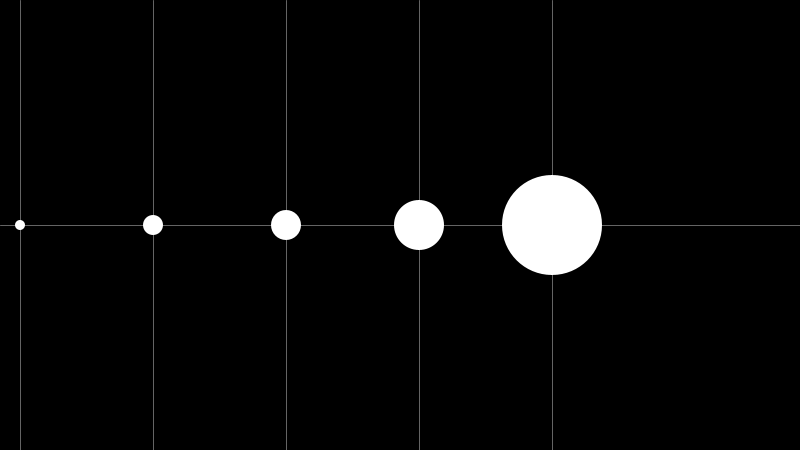
Frame 1 (no input)
Frame 60 (the mouse pressed at the canvas centre just before this capture): identical to frame 1, image omitted
Frame 120 (the mouse held since frame 60 and released just before this capture): identical to frame 1, image omitted

The Processing sketch that drew this single still picture (run headless with seeded random() and noise(); from frame 60 on, the mouse is pressed at the canvas centre):

// Processing sketch: ejemploArray1D
// ── ejemploArray1D.pde
//Declaración e inicialización del Array.
int[] valores= {
  10, 20, 30, 50, 100
};
//Declaración variables.
float diam;
int separacion;
int inicioX;
float escalaY;
float escalaDiam;
boolean modo;

void setup() {
  size(800, 450);  
  smooth();
  //Inicializcióm variables.
  diam=0;
  inicioX=20;
  separacion=width/(valores.length+1);
  escalaY=3; //escala para rectángulos
  escalaDiam=1; //escala para elipses
  modo=true; //true: elipses, false: rectángulos.
}
void draw() {
  background(0);
  stroke(255, 100);
  if (modo==true) { 
    line(0, height/2, width, height/2);
  }
  for (int i=0;i<valores.length;i++) {
    stroke(255, 100);
    line(inicioX+i*separacion, 0, inicioX+i*separacion, height);

    if (modo==true) {
      diam=valores[i]*escalaDiam;
      noStroke();
      ellipse(inicioX+i*separacion, height/2, diam, diam);
    }
    else {
      rect(inicioX+i*separacion, height, 50, (-1)*valores[i]*escalaY);
    }
  }
}
void keyPressed() { 
  if (key=='m') {
    modo = !modo;  
  }
}
